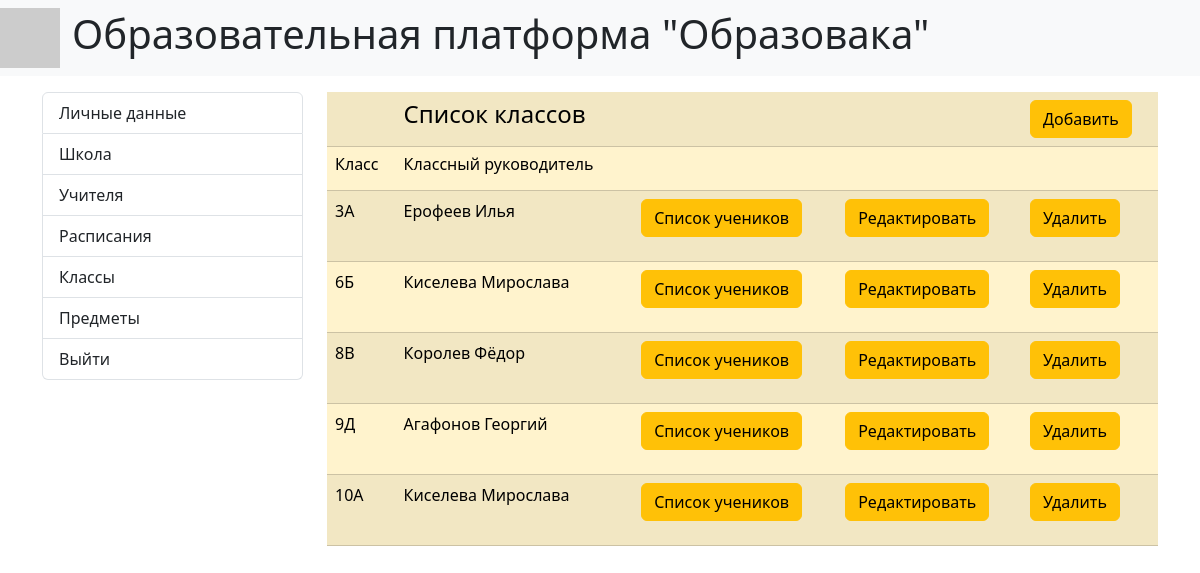
Screenshot of /groups/1 with the database file from the repository.
### core/models.py (models this page shows, shortened)
class Group(models.Model):
    name = models.CharField('Класс', max_length=10)
    teacher = models.ForeignKey('Teacher', on_delete=models.CASCADE, null=True)
    school = models.ForeignKey('School', on_delete=models.CASCADE, null=True)
    class Meta:
        verbose_name = 'Класс'
        verbose_name_plural = 'Класс'

class Teacher(models.Model):
    surname = models.CharField('Фамилия', max_length=250)
    name = models.CharField('Имя', max_length=250)
    lastname = models.CharField('Отчество', max_length=250, null=True)
    phone = models.CharField('Номер телефона', max_length=50, null=True)
    email = models.CharField('Электронная почта', max_length=50, default='email')
    login = models.CharField('Логин', max_length=150, default='login')
    password = models.CharField('Пароль', max_length=150, default='password')
    school = models.ForeignKey('School', on_delete=models.CASCADE, null=True)
    subject = models.ForeignKey('Subject', on_delete=models.CASCADE, null=True)
    class Meta:
        verbose_name = 'Учитель'
        verbose_name_plural = 'Учитель'

### core/views.py (the view)
# urls.py: path('groups/<int:pk>', views.GroupList.as_view(), name='groups'),
class GroupList(ListView):
    model = models.Administrator
    template_name = 'core/groups.html'
    def get_context_data(self, **kwargs):
        context = super().get_context_data(**kwargs)
        admin = models.Administrator.objects.get(pk=self.kwargs['pk'])
        groups = models.Group.objects.filter(school=admin.school.pk)
        context['admin'] = admin
        context['groups'] = groups
        return context

### core/templates/core/groups.html
{% extends 'base.html' %}
{% block sidebar %}
{% include 'inc/_admin_sidebar.html' %}
{% endblock %}
{% block content %}
<div class="col-md-9">
    <table class="table table-warning table-striped">
        <tr>
            <td></td>
            <td><p class="h4">Список классов</p></td>
            <td></td>
            <td></td>
            <td><a href="{% url 'post_group' admin.pk %}" class="btn btn-warning"> Добавить </a></td>
        </tr>
        <tr>
            <td><p class="h6">Класс</p></td>
            <td><p class="h6">Классный руководитель</p></td>
            <td></td>
            <td></td>
            <td></td>
        </tr>
        {% for group in groups %}
        <tr>
            <td>
                <p> {{ group.name }} </p>
            </td>
            <td>
                <p> {{ group.teacher.surname }} {{ group.teacher.name }} </p>
            </td>
            <td>
                <p>
                    <a href="{% url 'group_details' admin.pk group.pk %}" class="btn btn-warning"> Список учеников </a>
                </p>
            </td>
            <td>
                <p>
                    <a href="{% url 'edit_group' admin.pk group.pk %}" class="btn btn-warning"> Редактировать </a>
                </p>
            </td>
            <td>
                <p>
                    <a href="{% url 'delete_group' admin.pk group.pk %}" class="btn btn-warning"> Удалить </a>
                </p>
            </td>
        </tr>
        {% endfor %}
    </table>
</div>
{% endblock %}

### rows the page displays
Group: name "3А", teacher.surname "Ерофеев", teacher.name "Илья"
Group: name "6Б", teacher.surname "Киселева", teacher.name "Мирослава"
Group: name "8В", teacher.surname "Королев", teacher.name "Фёдор"
Group: name "9Д", teacher.surname "Агафонов", teacher.name "Георгий"
Group: name "10А", teacher.surname "Киселева", teacher.name "Мирослава"
